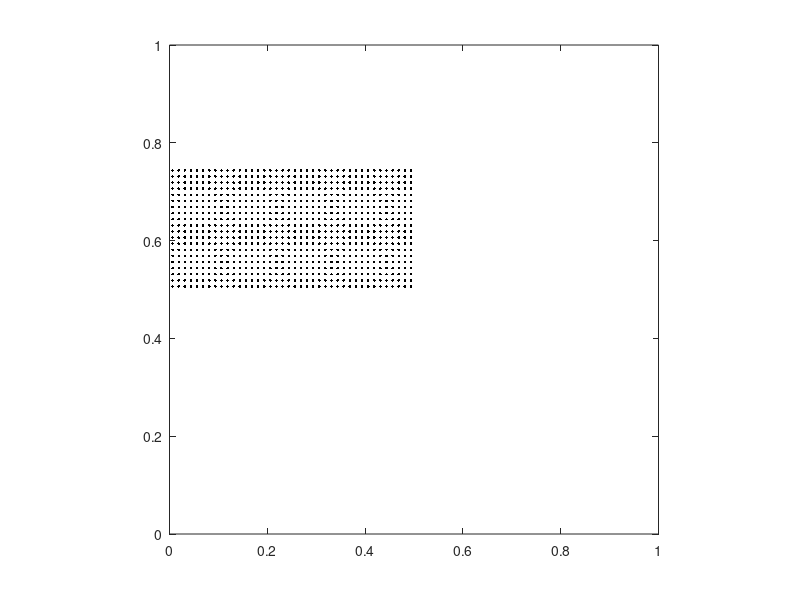

The MATLAB source for this figure:
#!/usr/bin/env octave

p.rho = 1500;
p.E = 1e6;
p.nu = 0.3;
p.g = -0.8;
% p.Np = 4 * 2.5;
p.Np = 40;
p.N = 41;
p.rhop = 3;
p.tol = 1e-12;
p.T = 2;

% make an NxN computational grid
N = p.N;
Np = p.Np;
x = linspace(0,1,N);
y = linspace(0,1,N);
h = x(2)-x(1);
dt = 0.4*h*sqrt(p.rho/p.E);
T = p.T;
E = p.E;
nu = p.nu;
tol = p.tol;

Nn = N*N;

% set up material points
%bar_w = 1.0; Nbx = Np; %
bar_w = 0.5; Nbx = Np; %
% Nbx = ceil(p.rhop*bar_w/h);
bar_h = 0.25; Nby = (bar_h/bar_w)*Nbx;
%bar_h = 0.5; Nby = (bar_h/bar_w)*Nbx;

bxtmp = linspace(0, bar_w, Nbx+1);
% bar_x = (0.5 - bar_w/2) + bxtmp(1:end-1) + bxtmp(2)/2;
bar_x = 0.0 + bxtmp(1:end-1) + bxtmp(2)/2;
bytmp = linspace(0, bar_h, Nby+1);
bar_y = 0.5 + bytmp(1:end-1) + bytmp(2)/2;

% initialize position
Np = Nbx*Nby;
%xjitter = normrnd(0, 0.001, Nbx, Nby);
%yjitter = normrnd(0, 0.001, Nbx, Nby);
xjitter = zeros(Nby, Nbx);
yjitter = zeros(Nby, Nbx);
[xp, yp] = meshgrid(bar_x, bar_y);
xp = xp + xjitter;
yp = yp + yjitter;
%r = 0.1;
%rs = linspace(0, r,Nbx);
%ts = linspace(0, 2*pi, Nby+1);
%ts(end) = [];
%xp = 0.5 + rs'*cos(ts);
%yp = 0.5 + rs'*sin(ts);
%[X, Y] = meshgrid(x, y);

% initialize volume
vp = (bar_w/Nbx)*(bar_h/Nby)*ones(size(xp));
% vp = (pi*r^2/Np)*ones(size(xp));

% initialize mass
mp = p.rho*vp;

% initialize velocity
xp_t = 0*ones(size(xp));
yp_t = -0.0*ones(size(yp));

% initialize stress
sxxp = 0*ones(size(xp));
%sxyp = -p.rho * p.g * (xp - (bar_w / 2));
syyp = 0*ones(size(yp));
%sxxp = -p.rho * p.g * (yp - bar_h);
sxyp = 0*ones(size(yp));
%syyp = -p.rho * p.g * (yp - bar_h);

% initialize strain
exxp = zeros(size(xp));
exyp = zeros(size(yp));
eyyp = zeros(size(yp));

% initialize body forces
bxp = zeros(size(xp));
byp = p.g*ones(size(yp));

% plot material points
plot(xp, yp, '.k'); axis equal;
xlim([min(x), max(x)]);
ylim([min(y), max(y)]);

% dump starting config to text file
fp = fopen('generated_particles.txt', 'w');
fprintf(fp, '%d\n', numel(mp));
for i=1:numel(mp)
    fprintf(fp, '%f %f %f %f %f %f %f %f %f\n', mp(i), vp(i),
        xp(i), yp(i), xp_t(i), yp_t(i),
        sxxp(i), sxyp(i), syyp(i));
end
fclose(fp);

% grid file
fp = fopen('generated_grid.txt', 'w');
fprintf(fp, '%d\n', N);
fprintf(fp, '1\n');
fclose(fp);

% bc file
fp = fopen('bc.cfg', 'w');
fprintf(fp, 'dirichlet-bcs = {\n');
fprintf(fp, '};\n');
fprintf(fp, 'periodic-bcs = {\n');
fprintf(fp, '};\n');
